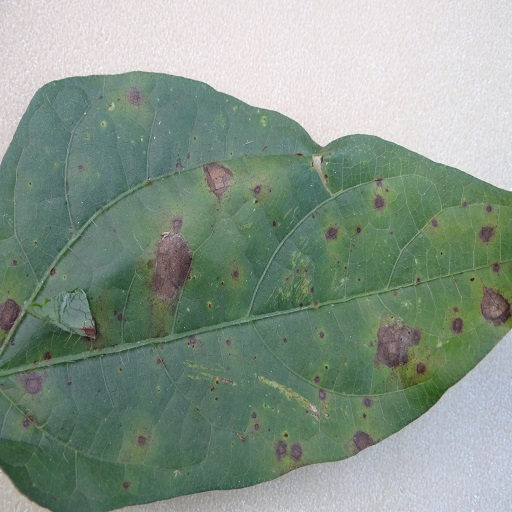
#> input picture Blackgram Plant Leaf Disease Dataset/Anthracnose 230/104a.jpg, 512 x 512 px, found by its file name; its folder holds only this picture in this run
$ python enhanced_blackgram_preprocessor.py
#> lines starting #> are read from the running program, lines starting #| are printed output that depends on the picture
"""
Enhanced Blackgram Plant Leaf Disease Image Preprocessor
======================================================

This script creates approximately 1000 images per class using advanced augmentation.
Optimized for balanced dataset creation with realistic augmentations.
"""

import os
import cv2
import numpy as np
import random
from pathlib import Path
from tqdm import tqdm
import logging
from typing import Tuple, List, Optional
import math

# Set up logging
logging.basicConfig(level=logging.INFO, format='%(asctime)s - %(levelname)s - %(message)s')
logger = logging.getLogger(__name__)

class EnhancedBlackgramPreprocessor:
    """Enhanced Blackgram preprocessor for generating ~1000 images per class."""

    def __init__(self, target_size: int = 256, target_images_per_class: int = 1000):
        """
        Initialize the enhanced preprocessor.

        Args:
            target_size: Target image size (width and height)
            target_images_per_class: Target number of images per class
        """
        self.target_size = target_size
        self.target_images_per_class = target_images_per_class
        self.supported_extensions = {'.jpg', '.jpeg', '.png', '.JPG', '.JPEG', '.PNG'}

    def simple_resize(self, image: np.ndarray) -> np.ndarray:
        """Simple resize from 512x512 to 256x256."""
        return cv2.resize(image, (self.target_size, self.target_size), interpolation=cv2.INTER_AREA)

    def apply_rotation(self, image: np.ndarray, angle_range: Tuple[int, int] = (-45, 45)) -> np.ndarray:
        """Apply random rotation (enhanced range)."""
        angle = random.uniform(angle_range[0], angle_range[1])
        h, w = image.shape[:2]
        center = (w // 2, h // 2)

        rotation_matrix = cv2.getRotationMatrix2D(center, angle, 1.0)
        rotated = cv2.warpAffine(image, rotation_matrix, (w, h),
                                borderMode=cv2.BORDER_REFLECT_101)
        return rotated

    def apply_flip(self, image: np.ndarray) -> np.ndarray:
        """Apply random horizontal/vertical flip."""
        flip_type = random.choice([0, 1, -1])  # vertical, horizontal, both
        return cv2.flip(image, flip_type)

    def apply_brightness_contrast(self, image: np.ndarray,
                                brightness_range: Tuple[float, float] = (0.6, 1.4),
                                contrast_range: Tuple[float, float] = (0.6, 1.4)) -> np.ndarray:
        """Apply random brightness and contrast (enhanced range)."""
        brightness = random.uniform(brightness_range[0], brightness_range[1])
        contrast = random.uniform(contrast_range[0], contrast_range[1])

        adjusted = image.astype(np.float32)
        adjusted = adjusted * contrast + (brightness - 1) * 255
        adjusted = np.clip(adjusted, 0, 255)

        return adjusted.astype(np.uint8)

    def apply_zoom(self, image: np.ndarray, zoom_range: Tuple[float, float] = (0.8, 1.2)) -> np.ndarray:
        """Apply random zoom (enhanced range)."""
        zoom_factor = random.uniform(zoom_range[0], zoom_range[1])
        h, w = image.shape[:2]

        if zoom_factor > 1.0:
            # Zoom in (crop and resize back)
            new_h, new_w = int(h / zoom_factor), int(w / zoom_factor)
            start_h = (h - new_h) // 2
            start_w = (w - new_w) // 2
            cropped = image[start_h:start_h+new_h, start_w:start_w+new_w]
            zoomed = cv2.resize(cropped, (w, h), interpolation=cv2.INTER_LINEAR)
        else:
            # Zoom out (resize and pad)
            new_h, new_w = int(h * zoom_factor), int(w * zoom_factor)
            resized = cv2.resize(image, (new_w, new_h), interpolation=cv2.INTER_LINEAR)

            start_h = (h - new_h) // 2
            start_w = (w - new_w) // 2
            zoomed = np.zeros((h, w, 3), dtype=np.uint8)
            zoomed[start_h:start_h+new_h, start_w:start_w+new_w] = resized

            # Fill with reflection
            if start_h > 0:
                zoomed[:start_h, start_w:start_w+new_w] = resized[:start_h, :]
                zoomed[start_h+new_h:, start_w:start_w+new_w] = resized[new_h-start_h:, :]
            if start_w > 0:
                zoomed[:, :start_w] = zoomed[:, start_w:2*start_w]
                zoomed[:, start_w+new_w:] = zoomed[:, start_w+new_w-start_w:start_w+new_w]

        return zoomed

    def apply_noise(self, image: np.ndarray, noise_factor: float = 0.08) -> np.ndarray:
        """Apply random Gaussian noise (enhanced)."""
        if random.random() < 0.4:  # 40% probability
            noise = np.random.normal(0, noise_factor * 255, image.shape).astype(np.float32)
            noisy = image.astype(np.float32) + noise
            noisy = np.clip(noisy, 0, 255)
            return noisy.astype(np.uint8)
        return image

    def apply_blur(self, image: np.ndarray) -> np.ndarray:
        """Apply random blur effect (enhanced)."""
        if random.random() < 0.25:  # 25% probability
            kernel_size = random.choice([3, 5, 7])
            return cv2.GaussianBlur(image, (kernel_size, kernel_size), 0)
        return image

    def apply_shear(self, image: np.ndarray, shear_range: float = 0.2) -> np.ndarray:
        """Apply random shear transformation."""
        if random.random() < 0.3:  # 30% probability
            shear_x = random.uniform(-shear_range, shear_range)
            shear_y = random.uniform(-shear_range, shear_range)

            h, w = image.shape[:2]
            shear_matrix = np.float32([[1, shear_x, 0], [shear_y, 1, 0]])

            sheared = cv2.warpAffine(image, shear_matrix, (w, h),
                                   borderMode=cv2.BORDER_REFLECT_101)
            return sheared
        return image

    def apply_hue_saturation(self, image: np.ndarray) -> np.ndarray:
        """Apply random hue and saturation changes."""
        if random.random() < 0.4:  # 40% probability
            hsv = cv2.cvtColor(image, cv2.COLOR_BGR2HSV).astype(np.float32)

            # Hue shift
            hue_shift = random.uniform(-20, 20)
            hsv[:, :, 0] = (hsv[:, :, 0] + hue_shift) % 180

            # Saturation adjustment
            sat_factor = random.uniform(0.7, 1.3)
            hsv[:, :, 1] = np.clip(hsv[:, :, 1] * sat_factor, 0, 255)

            modified = cv2.cvtColor(hsv.astype(np.uint8), cv2.COLOR_HSV2BGR)
            return modified
        return image

    def apply_shadow(self, image: np.ndarray) -> np.ndarray:
        """Apply random shadow effect."""
        if random.random() < 0.2:  # 20% probability
            h, w = image.shape[:2]

            # Create random shadow mask
            shadow = np.zeros((h, w), dtype=np.float32)

            # Random shadow parameters
            center_x = random.randint(0, w)
            center_y = random.randint(0, h)
            radius = random.randint(h//4, h//2)

            y, x = np.ogrid[:h, :w]
            mask = (x - center_x)**2 + (y - center_y)**2 <= radius**2
            shadow[mask] = random.uniform(0.3, 0.7)
            shadow = cv2.GaussianBlur(shadow, (51, 51), 0)

            # Apply shadow
            shadow_factor = 1 - shadow[:, :, np.newaxis]
            shadowed = (image.astype(np.float32) * shadow_factor).astype(np.uint8)
            return shadowed
        return image

    def create_augmentation_variants(self, image: np.ndarray, num_variants: int) -> List[np.ndarray]:
        """Create multiple augmentation variants of an image."""
        variants = []

        for i in range(num_variants):
            augmented = image.copy()

            # Randomly select and apply augmentations
            augmentation_count = random.randint(1, 4)  # Apply 1-4 augmentations

            available_augmentations = [
                lambda img: self.apply_rotation(img),
                lambda img: self.apply_flip(img),
                lambda img: self.apply_brightness_contrast(img),
                lambda img: self.apply_zoom(img),
                lambda img: self.apply_shear(img),
                lambda img: self.apply_hue_saturation(img),
                lambda img: self.apply_shadow(img),
                lambda img: self.apply_noise(img),
                lambda img: self.apply_blur(img)
            ]

            # Randomly select augmentations
            selected_augmentations = random.sample(available_augmentations,
                                                 min(augmentation_count, len(available_augmentations)))

            # Apply selected augmentations
            for aug_func in selected_augmentations:
                try:
                    augmented = aug_func(augmented)
                except:
                    continue  # Skip if augmentation fails

            variants.append(augmented)

        return variants

    def preprocess_dataset_balanced(self, input_dir: str, output_dir: str) -> None:
        """
        Preprocess dataset to create balanced classes with target number of images.
        """
        logger.info(f"Starting balanced preprocessing of Blackgram dataset: {input_dir}")
        logger.info(f"Output directory: {output_dir}")
        logger.info(f"Target size: {self.target_size}x{self.target_size}")
        logger.info(f"Target images per class: {self.target_images_per_class}")

        # Create output directory
        os.makedirs(output_dir, exist_ok=True)

        # Process each class directory
        class_stats = {}

        for class_dir in os.listdir(input_dir):
            class_path = os.path.join(input_dir, class_dir)
            if not os.path.isdir(class_path):
                continue

            # Count original images
            original_images = [f for f in os.listdir(class_path)
                             if Path(f).suffix.lower() in {'.jpg', '.jpeg', '.png'}]
            original_count = len(original_images)

            if original_count == 0:
                logger.warning(f"No images found in {class_dir}")
                continue

            # Calculate how many augmentations needed
            augmentations_needed = max(0, self.target_images_per_class - original_count)
            augmentations_per_image = math.ceil(augmentations_needed / original_count)

            logger.info(f"\nProcessing class: {class_dir}")
            logger.info(f"Original images: {original_count}")
            logger.info(f"Target images: {self.target_images_per_class}")
            logger.info(f"Augmentations per image: {augmentations_per_image}")

            # Create output class directory
            output_class_dir = os.path.join(output_dir, class_dir)
            os.makedirs(output_class_dir, exist_ok=True)

            processed_count = 0

            # Process each image with progress bar
            with tqdm(total=len(original_images), desc=f"Processing {class_dir}") as pbar:
                for img_file in original_images:
                    img_path = os.path.join(class_path, img_file)

                    try:
                        # Load and resize original image
                        image = cv2.imread(img_path)
#> image is the input picture: shape (512, 512, 3); mean B, G, R 137.2, 150.2, 133.7
                        if image is None:
                            continue

                        processed_image = self.simple_resize(image)

                        # Save original processed image
                        output_path = os.path.join(output_class_dir, img_file)
                        cv2.imwrite(output_path, processed_image)
                        processed_count += 1

                        # Create augmentation variants
                        if augmentations_per_image > 0:
                            variants = self.create_augmentation_variants(
                                processed_image, augmentations_per_image
                            )
#> the loop in create_augmentation_variants, `for i in range(num_variants):` made 999 passes
#> pass 1, in apply_rotation, `rotated = cv2.warpAffine(image, rotation_matrix, (w, h), borderMode=cv..`:
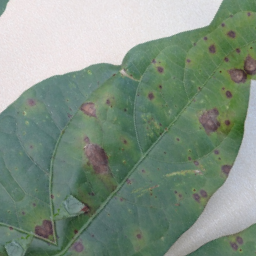
#> rotated: shape (256, 256, 3); mean B, G, R 130.7, 145.9, 128.4
#> pass 1, in apply_brightness_contrast, `adjusted = np.clip(adjusted, 0, 255)`:
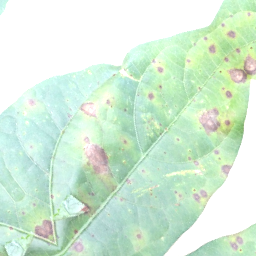
#> adjusted: shape (256, 256, 3) float32; mean B, G, R 216.9, 237.8, 213.1
#> after the loop in create_augmentation_variants, `for i in range(num_variants):`: variants = 999 items
#> variants = 999 items

                            for idx, variant in enumerate(variants):
                                if processed_count >= self.target_images_per_class:
                                    break

                                file_stem = Path(img_file).stem
                                file_ext = Path(img_file).suffix
                                aug_filename = f"{file_stem}_aug_{idx+1}{file_ext}"
                                aug_path = os.path.join(output_class_dir, aug_filename)

                                cv2.imwrite(aug_path, variant)
                                processed_count += 1
#> this loop made 999 passes
#> aug_filename on passes 1 to 3: '104a_aug_1.jpg', '104a_aug_2.jpg', '104a_aug_3.jpg'
#> pass 2, in preprocess_dataset_balanced, `cv2.imwrite(aug_path, variant)`:
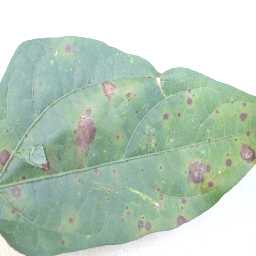
#> saved as 104a_aug_2.jpg: shape (256, 256, 3); mean B, G, R 190, 205.4, 186.4
#> after the loop, processed_count = 1000

                        if processed_count >= self.target_images_per_class:
                            break

                    except Exception as e:
                        logger.error(f"Error processing {img_file}: {str(e)}")

                    pbar.update(1)

            class_stats[class_dir] = {
                'original': original_count,
                'processed': processed_count,
                'augmentation_ratio': processed_count / original_count if original_count > 0 else 0
            }
#> pass 2 of the loop in preprocess_dataset_balanced, `for class_dir in os.listdir(input_dir):`:
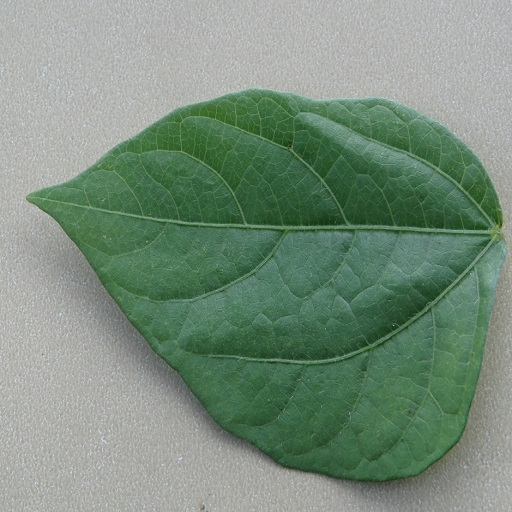
#> input picture Blackgram Plant Leaf Disease Dataset/Healthy 220/123h.jpg, 512 x 512 px, found by its file name
#> in preprocess_dataset_balanced, image is the input picture: shape (512, 512, 3); mean B, G, R 124.3, 141.8, 120.9
#> the loop in create_augmentation_variants (call 2), `for i in range(num_variants):` made 999 passes
#> pass 1, in apply_brightness_contrast (call 284), `adjusted = np.clip(adjusted, 0, 255)`:
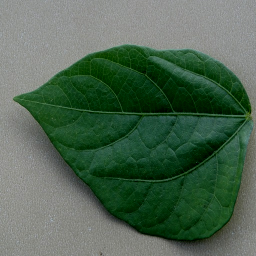
#> adjusted: shape (256, 256, 3) float32; mean B, G, R 83, 102.8, 79.4
#> pass 2, in apply_rotation (call 275), `rotated = cv2.warpAffine(image, rotation_matrix, (w, h), borderMode=cv..`:
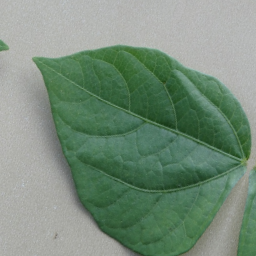
#> rotated: shape (256, 256, 3); mean B, G, R 123.6, 141.7, 120.2
#> the loop in preprocess_dataset_balanced, `for idx, variant in enumerate(variants):` made 999 passes
#> aug_filename on passes 1 to 3: '123h_aug_1.jpg', '123h_aug_2.jpg', '123h_aug_3.jpg'

        # Print final statistics
        logger.info(f"\n🎉 Balanced preprocessing completed!")
        print("\n📊 Final Dataset Statistics:")
        print("="*60)

        total_original = 0
        total_processed = 0

        for class_name, stats in class_stats.items():
            print(f"{class_name}:")
            print(f"  Original: {stats['original']:,} images")
            print(f"  Final: {stats['processed']:,} images")
            print(f"  Augmentation ratio: {stats['augmentation_ratio']:.2f}x")
            print()

            total_original += stats['original']
            total_processed += stats['processed']
#> this loop made 2 passes
#> class_name on passes 1 to 2: 'Anthracnose 230', 'Healthy 220'
#| Anthracnose 230:
#|   Original: 1 images
#|   Final: 1,000 images
#|   Augmentation ratio: 1000.00x
#| Healthy 220:
#|   Original: 1 images
#|   Final: 1,000 images
#|   Augmentation ratio: 1000.00x

        print(f"TOTAL:")
        print(f"  Original: {total_original:,} images")
#|   Original: 2 images
        print(f"  Final: {total_processed:,} images")
#|   Final: 2,000 images
        print(f"  Overall ratio: {total_processed/total_original:.2f}x")
#|   Overall ratio: 1000.00x


def print_augmentation_comparison():
    """Print comparison between Blackgram and Plant Leaf preprocessors."""
    print("\n🔄 AUGMENTATION TECHNIQUES COMPARISON")
    print("="*60)

    print("\n1️⃣ ENHANCED BLACKGRAM PREPROCESSOR:")
    print("-" * 30)
    print("✅ Rotation: ±45° (enhanced from ±30°)")
    print("✅ Flip: Horizontal/Vertical/Both")
    print("✅ Brightness: 0.6-1.4 (enhanced from 0.7-1.3)")
    print("✅ Contrast: 0.6-1.4 (enhanced from 0.7-1.3)")
    print("✅ Zoom: 0.8-1.2 (enhanced from 0.85-1.15)")
    print("✅ Gaussian Noise: 8% factor, 40% probability")
    print("✅ Gaussian Blur: 25% probability, kernels 3/5/7")
    print("🆕 Shear Transform: ±20%, 30% probability")
    print("🆕 Hue/Saturation: ±20 hue, 0.7-1.3 sat, 40% probability")
    print("🆕 Shadow Effects: Random circular shadows, 20% probability")
    print("🔧 Multi-augmentation: 1-4 techniques per image")

    print("\n2️⃣ PLANT LEAF PREPROCESSOR:")
    print("-" * 30)
    print("✅ Rotation: ±30°")
    print("✅ Flip: Horizontal/Vertical/Both")
    print("✅ Brightness: 0.8-1.2")
    print("✅ Contrast: 0.8-1.2")
    print("✅ Zoom: 0.9-1.1")
    print("🔧 Resize with Padding: For aspect ratio preservation")
    print("🔧 Border handling: Constant color padding")

    print("\n3️⃣ KEY DIFFERENCES:")
    print("-" * 30)
    print("🎯 Purpose:")
    print("  • Enhanced Blackgram: Balanced dataset creation (~1000/class)")
    print("  • Plant Leaf: Fixed multiplier with aspect preservation")

    print("\n🔧 Augmentation Intensity:")
    print("  • Enhanced Blackgram: Aggressive, multi-technique approach")
    print("  • Plant Leaf: Conservative, single-technique approach")

    print("\n🆕 Unique Features:")
    print("  • Enhanced Blackgram: 9 techniques, adaptive generation")
    print("  • Plant Leaf: Aspect ratio preservation with padding")


def main():
    """Main function to run the enhanced Blackgram preprocessor."""
    print("Enhanced Blackgram Plant Leaf Disease Image Preprocessor")
    print("=" * 60)
    print("🎯 Target: ~1000 images per class with advanced augmentation")

    # Define paths
    base_path = r"c:\Users\Almas Siddiqui\Downloads\plant_leaf_disease"
    blackgram_input = os.path.join(base_path, "Blackgram Plant Leaf Disease Dataset")
    blackgram_output = os.path.join(base_path, "blackgram_balanced_1000")

    # Initialize enhanced preprocessor
    preprocessor = EnhancedBlackgramPreprocessor(
        target_size=256,
        target_images_per_class=1000
    )

    print("\nProcessing Blackgram Dataset for Balanced Classes...")
    if os.path.exists(blackgram_input):
        preprocessor.preprocess_dataset_balanced(
            input_dir=blackgram_input,
            output_dir=blackgram_output
        )

        print(f"\n✅ Enhanced processing completed!")
        print(f"📁 Check output directory: {blackgram_output}")

        # Print comparison
        print_augmentation_comparison()

    else:
        print(f"❌ Blackgram dataset not found at: {blackgram_input}")

if __name__ == "__main__":
    main()
